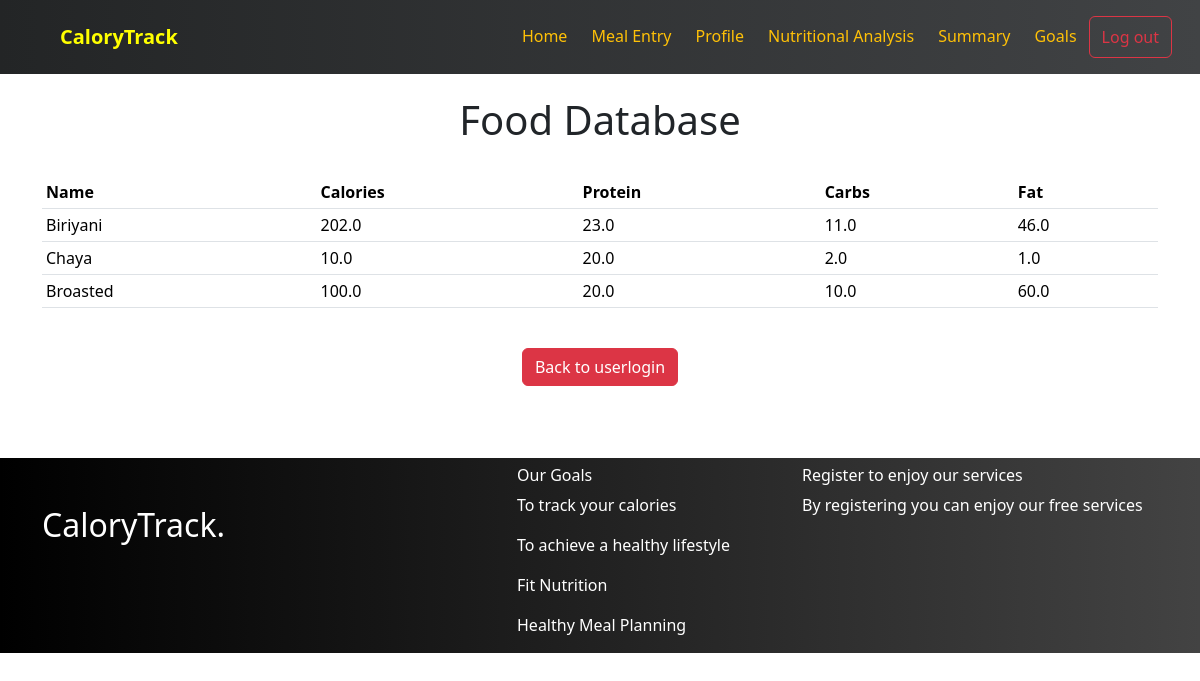
Page /fooddatabase/ on the committed database.
### macroNutrientApp/models.py (models this page shows, shortened)
class Food(models.Model):
    name = models.CharField(max_length=100)
    calories = models.FloatField()
    protein = models.FloatField()
    carbs = models.FloatField()
    fat = models.FloatField()

### macroNutrientApp/views.py (the view)
# urls.py: path('fooddatabase/',views.fooddatabase,name="fooddatabase"),
def fooddatabase(request):
    foods = Food.objects.all()
    return render(request, 'fooddatabase.html', {'foods': foods})

### macroNutrientApp/templates/fooddatabase.html
{% extends 'base.html' %}
{% block content %}
<div class="container mt-5 pt-5">
    <center>
        <h1>Food Database</h1><br>
        <table class="table table-sm">
            <thead>
                <tr>
                    <th>Name</th>
                    <th>Calories</th>
                    <th>Protein</th>
                    <th>Carbs</th>
                    <th>Fat</th>
                </tr>
            </thead>
            <tbody>
                {% for food in foods %}
                <tr>
                    <td>{{ food.name }}</td>
                    <td>{{ food.calories }}</td>
                    <td>{{ food.protein }}</td>
                    <td>{{ food.carbs }}</td>
                    <td>{{ food.fat }}</td>
                </tr>
                {% endfor %}
            </tbody>
        </table>
    </center><br>
    <center><a href= "{% url 'userlogin' %}" class="btn btn-danger">Back to userlogin</a></center>
</div>
{% endblock %}

### rows in the picture
Food: name "Biriyani", calories "202.0", protein "23.0", carbs "11.0", fat "46.0"
Food: name "Chaya", calories "10.0", protein "20.0", carbs "2.0", fat "1.0"
Food: name "Broasted", calories "100.0", protein "20.0", carbs "10.0", fat "60.0"
